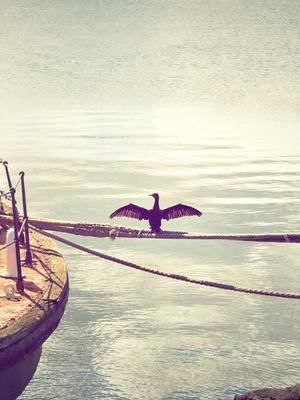
#> input picture Pictures/sample2.jpg, 300 x 400 px
$ jupyter execute --allow-errors day02_variables_types.ipynb   (shell and % lines are left out)
#> lines starting #> are read from the running program, lines starting #| are printed output that depends on the picture; long printed decimals are rounded
[cell 1]
fruits = ["apple", "orange","banana","coconut"]
print(fruits)
print(fruits[3])
print(fruits[0:3])
print(fruits[::-1])

[cell 2]
for fruit in fruits:
    print(fruit)

[cell 3]
print(dir(fruits))

[cell 4]
# print(help(fruits))
print(len(fruits))
fruits[0] = "pineapple"
"apple" in fruits

[cell 5]
fruits.append("apple")
fruits.remove("pineapple")
fruits.pop(1)
fruits.insert(1, "pineapple")

[cell 6]
fruits.sort()

fruits.reverse()

[cell 7]
fruits.clear()
#> (the rest of this cell did not finish here and is left out)

[cell 8]
squares = [x**2 for x in range(1, 6)]
print(squares)

[cell 9]
words = ['apple', 'banana', 'cherry']
uppercased = [word.upper() for word in words]
print(uppercased)

## SETS {} unordered and elements are immutable, No duplicates

[cell 10]
fruits = {"apple", "orange","banana","coconut","coconut"}
# we cant alter values but we can add or remove elements

[cell 11]
print(fruits)

[cell 12]
print(dir(fruits))
#> (the rest of this cell did not finish here and is left out)

[cell 13]
fruits.remove("apple")
fruits.pop()
print(fruits)

[cell 14]
fruits = ("apple", "orange","banana","coconut","coconut")
print(fruits)

[cell 15]
# dir #help
len(fruits)
print(fruits[0])
print(fruits.count("coconut"))

[cell 16]
fruits = ('apple', 'Banana', 'cherry')

(green,yellow,red)=fruits
print(green)
print(yellow)
print(red)

(green , yellow, *red) = fruits

[cell 17]
t = (1, 2, (3, 4), ["a", "b"])

## They are single "variable" used to store multiple values

[cell 18]
#del list
fruits = ("apples")
# print(type(fruits))
list(fruits)

## [Q] Can Tuple items be of any data type? What about lists and sets?

[cell 19]
print(fruits)
# fruits.append("pineapple","banana","coconut")
if "apple" in fruits:
    print("You have an apple")
else:
    print("you dont have an apple")

## [Q] Use while loop to print fruits

[cell 20]
i= 0 ;
while i<len(fruits):
    print(fruits[i])
    i= i+1

print(fruits*2)

## Adding and updating

#> (a cell that did not finish here is left out)

## Removing

#> (a cell that did not finish here is left out)

#> (a cell that did not finish here is left out)

## Iterating

#> (a cell that did not finish here is left out)

[cell 25]
students = {
    "student1": {"name": "Alice", "age": 20},
    "student2": {"name": "Bob", "age": 22}
}

print(students["student1"]["name"])  # Alice

[cell 26]
squares = {x: x*x for x in range(5)}
print(squares)  # {0:0, 1:1, 2:4, 3:9, 4:16}

## Numpy

[cell 27]
# %pip install numpy

import numpy as np
a= np.zeros(10)

print(a)
type(a[0])
a

# ones
# empty

[cell 28]
z= np.zeros(5)
print(z.shape)

# z.shape = (5,1)

# np.arrange

[cell 29]
z = np.linspace(2,10,5) # useful for plotting
z

[cell 30]
z= np.random.randint(1,51,size=50)
print(np.sort(z))
# ?z

## [Q] Generate random numbers between 1 and 50

[cell 31]
z= np.random.randint(1,51,size=50)
print(np.sort(z))

[cell 32]
# z[0:2]
z[::-1]

## methods

[cell 33]
a= np.array([[1,2,3],
            [4,5,6]])

# a=np.append(a, [7,8,9])
# a=np.insert(a,1,[4,5,6])
# a=np.delete(a,1)
a=np.delete(a,1,0)  # array,index,axis // axis 0 represents row
a=np.delete(a,1,1)  # axis 1 represents column
a

## Slicing of image

[cell 34]
# %pip install scikit-image
from skimage import io
#photo = io.imread('../Pictures/sample3.jpg')
photo = io.imread(r'../Pictures/sample2.jpg')
#> photo is the input picture: shape (400, 300, 3); mean R, G, B 205.8, 200.9, 184.1
type(photo)

[cell 35]
import matplotlib.pyplot as plt
plt.imshow(photo)
photo.shape
#> Out = (400, 300, 3)

[cell 36]
plt.imshow(photo[::-1])
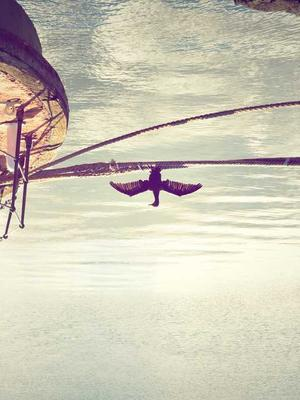
#> shown: shape (400, 300, 3); mean R, G, B 205.8, 200.9, 184.1

[cell 37]
plt.imshow(photo[:,::-1]) # reverse column
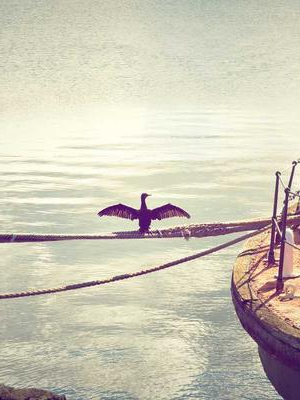
#> shown: shape (400, 300, 3); mean R, G, B 205.8, 200.9, 184.1

[cell 38]
plt.imshow(photo[200:400, 100:300])
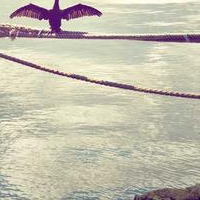
#> shown: shape (200, 200, 3); mean R, G, B 195.6, 190.9, 173.7

[cell 39]
plt.imshow(photo[::2, ::2]) # half size
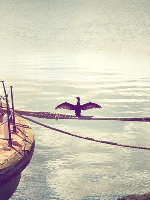
#> shown: shape (200, 150, 3); mean R, G, B 205.8, 200.9, 184.2

[cell 40]
plt.imshow(photo[:,:,0].T)
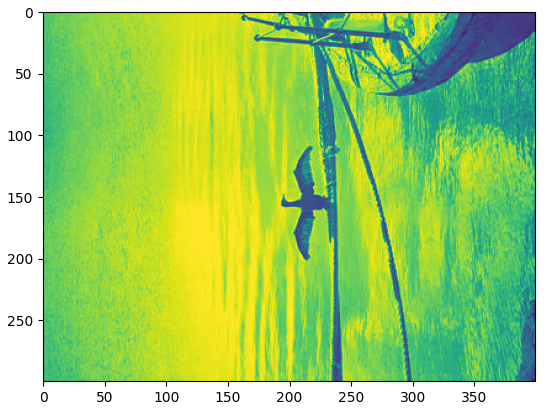
#> figure drawn by matplotlib, 1 panel

[cell 41]
import numpy as np
photo_sin= np.sin(photo)
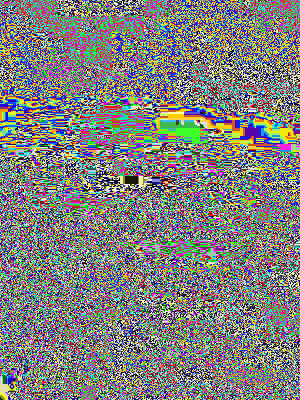
#> photo_sin: shape (400, 300, 3) float16; mean R, G, B 0.0038, 0.00727, -0.00568; drawn with min black and max white
photo_sin

## photo masking

[cell 42]
photo_masked= np.where(photo>100,255,0) # replace values greater that 100 with 255 and lower with 0
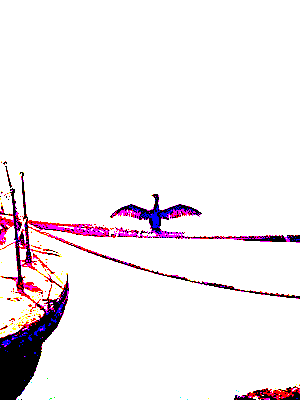
#> photo_masked: shape (400, 300, 3) int64; mean R, G, B 242.8, 235.9, 239.6
plt.imshow(photo_masked)

## Mathematical operations

[cell 43]
print(np.sum(photo))
#| 70898101
print(np.prod(photo))
#| 0
print(np.mean(photo))
#| 196.939
print(np.std(photo))
#| 43.849
print(np.var(photo))
#| 1922.701
print(np.min(photo))
#| 0
print(np.max(photo))
#| 255
print(np.argmin(photo))
#| 271066
print(np.argmax(photo)) #index value of max
#| 100170

$ run again, with Pictures/sample3.jpg copied over Pictures/sample2.jpg
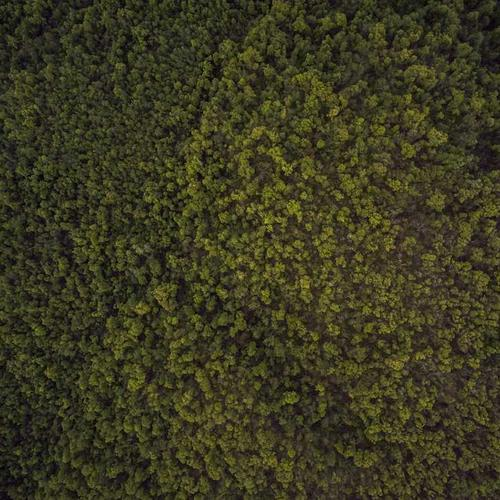
#> input picture Pictures/sample3.jpg, 500 x 500 px
#> photo is the input picture: shape (500, 500, 3); mean R, G, B 59.5, 57.5, 32.6
#> `photo_sin= np.sin(photo)`:
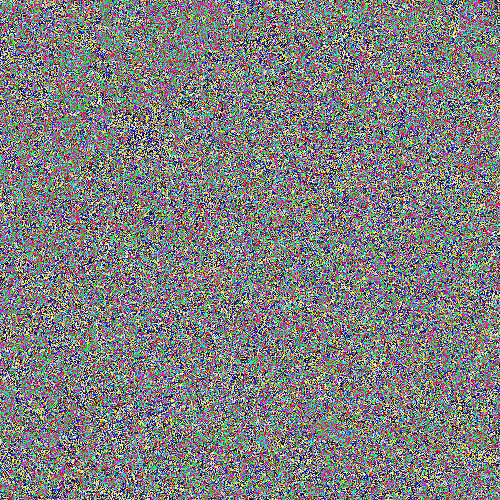
#> photo_sin: shape (500, 500, 3) float16; mean R, G, B -0.000494, -4.97e-05, 0.00397; drawn with min black and max white
#> `photo_masked= np.where(photo>100,255,0)`:
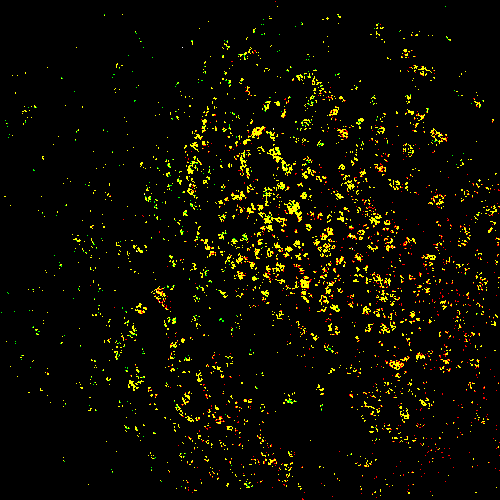
#> photo_masked: shape (500, 500, 3) int64; mean R, G, B 11.6, 10.2, 0
#| 37392823
#| 0
#| 49.857
#| 23.773
#| 565.174
#| 0
#| 176
#| 140
#| 333796

$ run again, with Pictures/sample1.jpg copied over Pictures/sample2.jpg
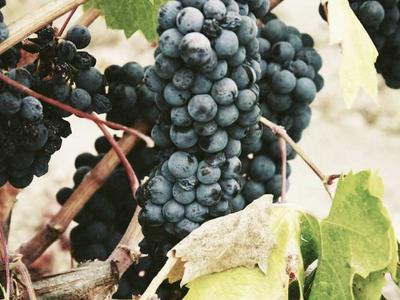
#> input picture Pictures/sample1.jpg, 400 x 300 px
#> photo is the input picture: shape (300, 400, 3); mean R, G, B 136.7, 135, 113.8
#> `photo_sin= np.sin(photo)`:
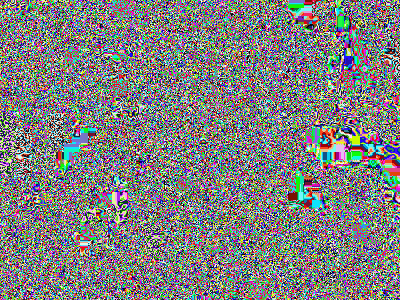
#> photo_sin: shape (300, 400, 3) float16; mean R, G, B -0.00292, 0.00186, 0.0014; drawn with min black and max white
#> `photo_masked= np.where(photo>100,255,0)`:
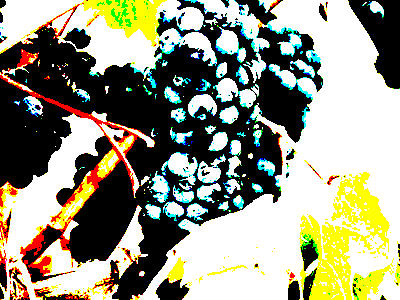
#> photo_masked: shape (300, 400, 3) int64; mean R, G, B 151.4, 151.9, 130.4
#| 46255016
#| 0
#| 128.486
#| 78.004
#| 6084.636
#| 0
#| 255
#| 4814
#| 219
